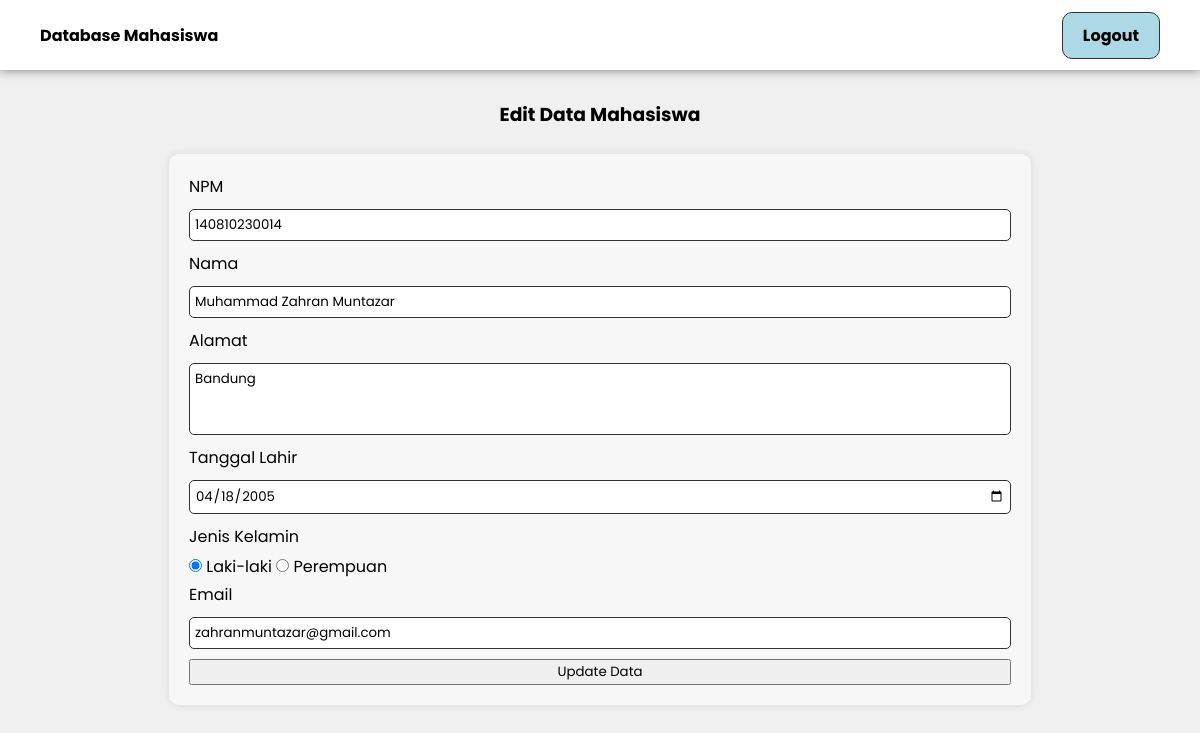
The app's page /edit.php?npm=140810230014 (signed in) with its own data.
### tables this page shows
CREATE TABLE `identitas` (
  `npm` varchar(12) NOT NULL,
  `nama` varchar(100) NOT NULL,
  `alamat` varchar(255) NOT NULL,
  `jk` char(1) NOT NULL,
  `tgl_lhr` date NOT NULL,
  `email` varchar(50) NOT NULL
);

### edit.php (the view, shortened to what this page needs)
<?php
    include "koneksi.php";
    $level              = $_SESSION['level'];
    $npm                = $_GET['npm'];
    if($level == ''){
        header("location:index.php");
    }
    elseif($level == '1'){
        $sql = "SELECT * FROM identitas WHERE npm = '$npm'";
    }
    elseif($level == '2'){
        $sql = "SELECT * FROM identitas WHERE npm = '$npm'";
    }
?>
<!DOCTYPE html>
<html lang="en">
<head>
    <link rel="stylesheet" href="styleForm.css">
</head>
<body>
    <header>
        <nav>
            <ul class="nav_links">
                <li><strong>Database Mahasiswa</strong></li>
                <li id="login"><a href="logout.php" onclick="return confirm('Apakah Anda yakin ingin logout?');">Logout</a></li>
            </ul>
        </nav>
    </header>
    <section>
        <?php
            $result = $conn->query($sql);
            if($result->num_rows > 0){
                while($row = $result->fetch_assoc()){
                    $nama = $row['nama'];
                    $alamat = $row['alamat'];
                    $jk = $row['jk'];
                    $tgl = $row['tgl_lhr'];
                    $email = $row['email'];
                }
            }
            else{
                echo "Data tidak ditemukan";
            }
        ?>
        <div class="container">
            <h3>Edit Data Mahasiswa</h3>
            <form action="update.php" method="POST">
                <p>NPM</p>
                <input type="text" name="npm" placeholder="Masukkan NPM Anda" value="<?php echo $npm; ?>" readonly>
                <p>Nama</p>
                <input type="text" name="nama" placeholder="Masukkan nama lengkap Anda" value="<?php echo $nama; ?>" required>
                <p>Alamat</p>
                <textarea name="alamat" rows="3" cols="70" placeholder="Masukkan alamat lengkap Anda" required><?php echo $alamat; ?></textarea>
                <p>Tanggal Lahir</p>
                <input type="date" name="tgl_lhr" value="<?php echo $tgl; ?>" required>
                <p>Jenis Kelamin</p>
                <label for="jk">
                    <input type="radio" name="jk" value="L" <?php if($jk == 'L') echo 'checked'; ?> required> Laki-laki
                    <input type="radio" name="jk" value="P" <?php if($jk == 'P') echo 'checked'; ?> required> Perempuan
                </label>
                <p>Email</p>
                <input type="email" name="email" placeholder="contoh: abcd@example.com" value="<?php echo $email; ?>" required>
                <button type="submit" name="update" value="update">Update Data</button>
            </form>
        </div>
    </section>
</body>

### styleForm.css (style rules this page uses)
* { margin: 0; font-family: Poppins; }
body { background-color: #f0f0f0; min-height: 100vh; display: flex; flex-direction: column; }
header { display: flex; }
.nav_links { display: flex; list-style: none; }
.nav_links { list-style-type: none; margin: 0; padding: 0; overflow: hidden; align-items: center; background-color: #ffffff; box-shadow: 0 0 10px rgba(0, 0, 0, 0.5); position: fixed; top: 0; width: 100%; z-index: 9999; height: 70px; }
.nav_links li { float: left; margin-left: 40px; }
.nav_links li a { display: block; color: black; text-align: center; font-weight: bold; padding: 20px 16px; text-decoration: none; transition: 0.3s; }
.nav_links #login { margin-left: auto; margin-right: 40px; }
.nav_links #login a { background-color: lightblue; border-radius: 10px; padding: 10px 20px; transition: 0.3s; }
.container { display: flex; justify-content: center; align-items: center; flex-direction: column; margin-top: 100px; }
a { text-decoration: none; color: #333; padding: 5px 10px; border: 1px solid #333; border-radius: 5px; transition: 0.3s; }
form { display: flex; flex-direction: column; margin-top: 25px; background-color: rgba(255, 255, 255, 0.5);; padding: 20px; border-radius: 10px; box-shadow: 0 0 10px rgba(0, 0, 0, 0.1); }
input, select, textarea { padding: 5px; margin: 10px 0; border: 1px solid #333; border-radius: 5px; transition: 0.3s; resize: none; }

### records on screen
identitas: nama "Muhammad Zahran Muntazar", alamat "Bandung", tgl_lhr "04/18/2005", jk "☑", email "zahranmuntazar@gmail.com"
